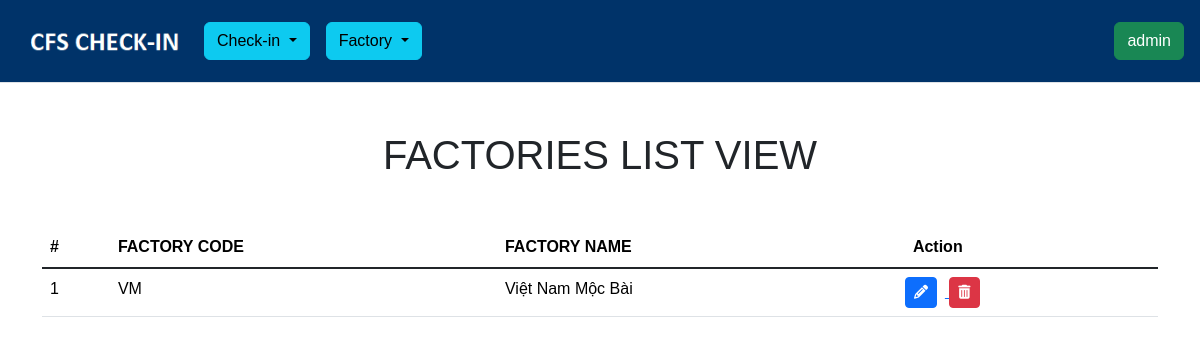
The app's page /factory/view/ (signed in), older data.
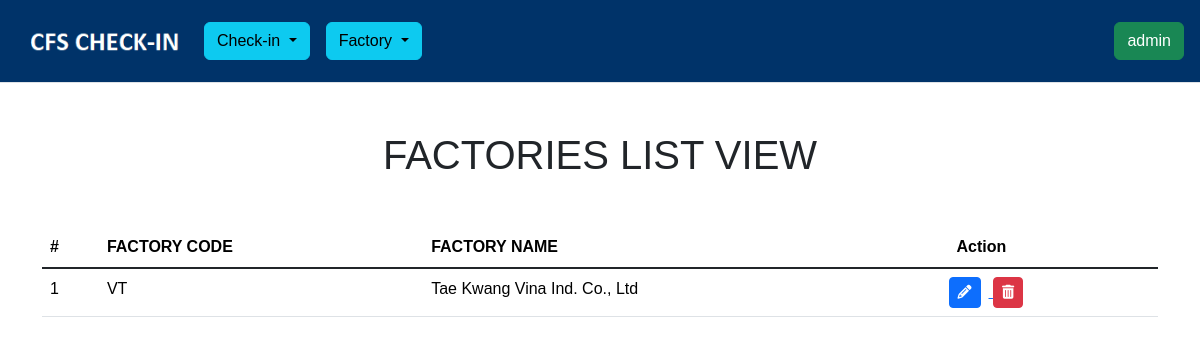
The same page, newer data.
### factory/models.py (models this page shows, shortened)
class Factory(models.Model):
    factory_code = models.CharField(max_length=10, null=True, blank=True)
    factory_name = models.CharField("Tên nhà máy",max_length=256)

### factory/views.py (the view)
# urls.py: path("view/", login_required(views.FactoryListView.as_view(), login_url='users:login'), name="factory-view"),
class FactoryListView(generic.ListView, LoginRequiredMixin):
    model = Factory
    template_name ='factory-view.html'
    paginate_by = 50
    ordering = ['factory_code']

### factory/templates/factory-view.html (shortened to what this page needs)
{% extends 'base.html' %}
{% block content %}
<div class="bg-view">
	<div class="container">
		<div class="px-5 my-5 text-center">
			<h1>FACTORIES LIST VIEW</h1>
		</div>
		<table class="table">
			<thead>
				<tr>
					<th scope="col">#</th>
					<th scope="col">FACTORY CODE</th>
					<th scope="col">FACTORY NAME</th>
					<th scope="col" class="px-4">Action</th>
				</tr>
			</thead>
			<tbody class="table-group-divider">
				{% for factory in object_list %}
				<tr>
					<td>{{ forloop.counter }}</td>
					<td>{{ factory.factory_code }}</td>
					<td>{{ factory.factory_name }}</td>
					<td>
						<a href="{% url 'factory:factory-update' factory.id %}">
							<button
								type="button"
								class="btn btn-sm btn-primary mx-2"
								data-form-url=""
							>
								<span class="fa fa-pencil"></span>
							</button>
						</a>
						<a href="{% url 'factory:factory-delete' factory.id %}">
							<button
								type="button"
								class="btn btn-sm btn-danger"
								data-form-url=""
							>
								<span class="fa fa-trash"></span>
							</button>
						</a>
					</td>
				</tr>
				{% empty %}
				<tr>
					<td colspan="9" class="text-center">
						No factory available
					</td>
				</tr>
				{% endfor %}
			</tbody>
		</table>
	</div>
</div>
{% endblock content %}

### templates/base.html (shortened to what this page needs)
{% load static %}
<!DOCTYPE html>
<html lang="en">
	<head>
		<link rel="stylesheet" href="{% static 'css/styles.css' %}" />
		<link
			href="https://cdn.jsdelivr.net/npm/bootstrap@5.3.3/dist/css/bootstrap.min.css"
			rel="stylesheet"
		/>
		<link
			rel="stylesheet"
			href="https://cdn.jsdelivr.net/npm/bootstrap-icons@1.11.3/font/bootstrap-icons.min.css"
		/>
	</head>
	<body>
		<nav
			class="navbar navbar-expand px-3 border-bottom bg-custom"
			style="
				position: sticky;
				top: 0;
				z-index: 1000;
				background-color: #003369;
			"
		>
			<div class="sidebar-logo">
				<img
					src="{% static 'images/logo.png' %}"
					width="180"
					alt="Kuehne-Nagel"
				/>
			</div>
            <div class="dropdown mx-2">
                <button
                    class="btn btn-info dropdown-toggle"
                    type="button"
                    id="dropdownMenuButton"
                    data-bs-toggle="dropdown"
                    aria-haspopup="true"
                    aria-expanded="false"
                >
                    Check-in
                </button>
            </div>
            <div class="dropdown mx-2">
                <button
                    class="btn btn-info dropdown-toggle"
                    type="button"
                    id="dropdownMenuButton"
                    data-bs-toggle="dropdown"
                    aria-haspopup="true"
                    aria-expanded="false"
                >
                    Factory
                </button>
            </div>
			<div class="navbar-collapse nav">
				<ul class="navbar-nav">
					<li class="nav-item dropdown">
						<a
							href="#"
							data-bs-toggle="dropdown"
							class="nav-icon pe-md-0"
						>
							<button type="button" class="btn btn-success">
								{{ request.user }}
							</button>
						</a>
					</li>
				</ul>
			</div>
		</nav>
		{% block content %} {% endblock content %}
	</body>
</html>

### static/css/styles.css (style rules this page uses)
* { margin: 0; padding: 0; box-sizing: border-box; font-family: Arial, Helvetica, sans-serif; }
.container { background: #fff; }
.bg-view { background-color: #FFF; }
.navbar-expand .navbar-nav { margin-left: auto; }

Row changes from the older to the newer data that the page shows:
removed Factory: factory_code "VM", factory_name "Việt Nam Mộc Bài"
added Factory: factory_code "VT", factory_name "Tae Kwang Vina Ind. Co., Ltd"
